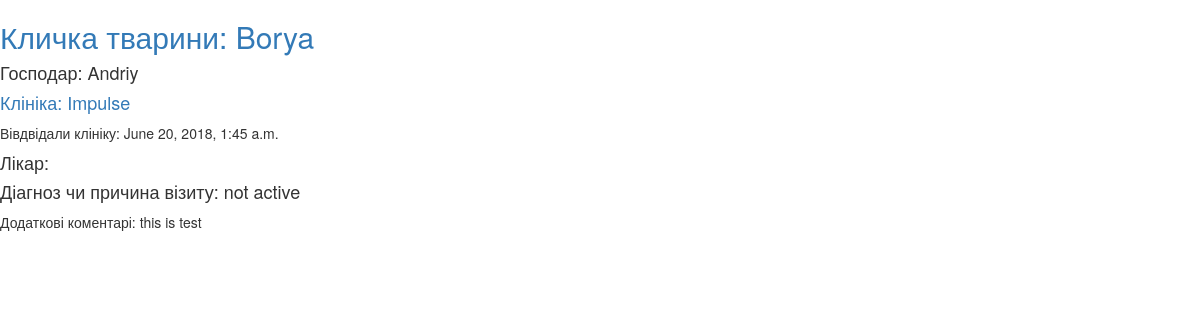
/vetclinic/, run on an earlier commit of the app's database.
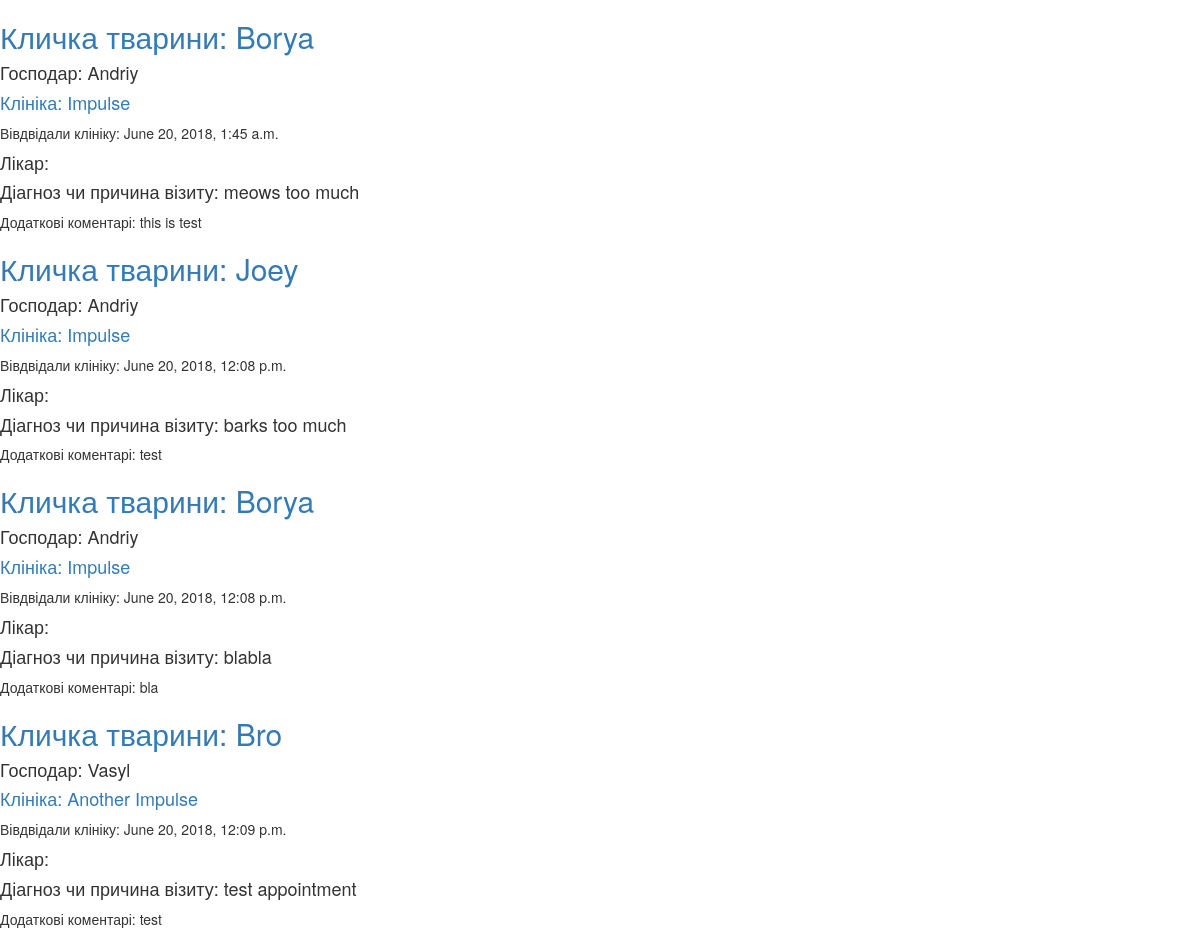
And on a later commit of the database.
### vetclinic/models.py (models this page shows, shortened)
class Record(models.Model):
    clinic_name = models.ForeignKey(Clinic, on_delete=models.CASCADE)
    owner_full_name = models.ForeignKey(User, on_delete=models.CASCADE)
    animal_name = models.ForeignKey(Animal, on_delete=models.CASCADE)
    disease = models.CharField(max_length=100)  # хвороба, діагноз, або причина візиту
    text = models.TextField()  # додаткові коментарі
    visit_date = models.DateTimeField(  # дата відвідування клініки
        default=timezone.now)

class Animal(models.Model):
    owner_full_name = models.ForeignKey(User, on_delete=models.CASCADE)
    animal = models.CharField(max_length=50)  # тварина (пес, кіт, і т.д.)
    animal_name = models.CharField(max_length=20)  # кличка тварини
    animal_birth_date = models.DateField()  # дата народження тварини
    def __str__(self):
        return self.animal_name

class User(models.Model):
    owner_full_name = models.CharField(max_length=70)  # ім`я госпордара тварини
    owner_phone_number = models.CharField(max_length=14, unique=True)  # телефон господара
    def __str__(self):
        return self.owner_full_name

class Clinic(models.Model):
    clinic_name = models.CharField(max_length=30)  # назва клініки
    def __str__(self):
        return self.clinic_name

### vetclinic/views.py (the view)
def record_list(request):
    records = Record.objects.all().order_by('visit_date')
    return render(request, 'vetclinic/record_list.html', {'records': records})

### vetclinic/templates/vetclinic/record_list.html (shortened to what this page needs)
<html>
    {% load staticfiles %}
    <head>
        <link href="{{ STATIC_URL }}/bootstrap/css/bootstrap.min.css" rel="stylesheet">
    </head>
    <body>
        {% for record in records %}
        <div>
            <h2><a href="">Кличка тварини: {{ record.animal_name }}</a></h2>
            <h4>Господар: {{ record.owner_full_name }} </h4>
            <h4><a href="">Клініка: {{ record.clinic_name }}</a></h4>
            <p>Вівдвідали клініку: {{ record.visit_date }}</p>
            <h4>Лікар: {{ record.doctor }}</h4>
            <h4>Діагноз чи причина візиту: {{ record.disease }}</h4>
            <p>Додаткові коментарі: {{ record.text }}</p>
        </div>
        {% endfor %}
    </body>
</html>

What changed in the data, as far as the page shows it:
changed Record "this is test": disease "not active" → "meows too much"
added Record: animal_name "Joey", owner_full_name "Andriy", clinic_name "Impulse", visit_date "June 20, 2018, 12:08 p.m.", disease "barks too much", text "test"
added Record: animal_name "Borya", owner_full_name "Andriy", clinic_name "Impulse", visit_date "June 20, 2018, 12:08 p.m.", disease "blabla", text "bla"
added Record: animal_name "Bro", owner_full_name "Vasyl", clinic_name "Another Impulse", visit_date "June 20, 2018, 12:09 p.m.", disease "test appointment", text "test"
